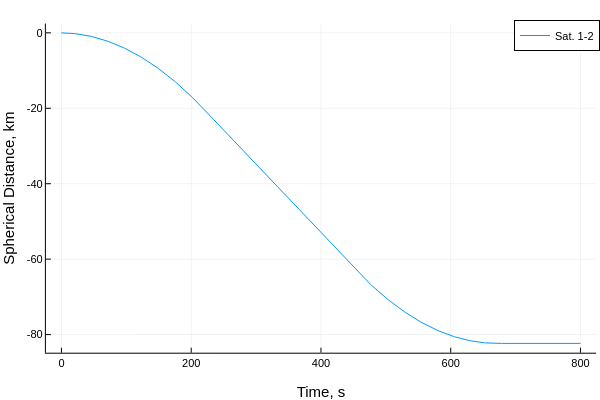

Here is the notebook cell this chart was saved with:
### Code cell
plot(thist,a_mks*Ωhist[2:end,:],label=permutedims(mylabel))
plot!(xlabel="Time, s", ylabel = "Spherical Distance, km")

### Figure 1 — Plotly figure (JSON) as saved in the notebook; plotly's stock layout.template omitted (floating-point values rounded to 4 significant figures; data arrays with more than 128 entries replaced by an {"elided": "..."} marker saying what was removed)
{"data": [{"colorbar": {"title": ""}, "legendgroup": "Sat. 1-2", "line": {"color": "rgba(0, 154, 250, 1.000)", "dash": "solid", "shape": "linear", "width": 1}, "mode": "lines", "name": "Sat. 1-2", "showlegend": true, "type": "scatter", "x": {"elided": "401 int values"}, "xaxis": "x", "y": {"elided": "401 float values"}, "yaxis": "y", "zmax": null, "zmin": null}], "layout": {"annotations": [], "height": 400, "legend": {"bgcolor": "rgba(255, 255, 255, 1.000)", "bordercolor": "rgba(0, 0, 0, 1.000)", "borderwidth": 1, "font": {"color": "rgba(0, 0, 0, 1.000)", "family": "sans-serif", "size": 11}, "title": {"font": {"color": "rgba(0, 0, 0, 1.000)", "family": "sans-serif", "size": 15}, "text": ""}, "tracegroupgap": 0, "traceorder": "normal", "x": 1, "xanchor": "auto", "y": 1, "yanchor": "auto"}, "margin": {"b": 20, "l": 0, "r": 0, "t": 20}, "paper_bgcolor": "rgba(255, 255, 255, 1.000)", "plot_bgcolor": "rgba(255, 255, 255, 1.000)", "showlegend": true, "width": 600, "xaxis": {"anchor": "y", "domain": [0.07647, 0.9934], "gridcolor": "rgba(0, 0, 0, 0.100)", "gridwidth": 0.5, "linecolor": "rgba(0, 0, 0, 1.000)", "mirror": false, "range": [-24, 824], "showgrid": true, "showline": true, "showticklabels": true, "tickangle": 0, "tickcolor": "rgb(0, 0, 0)", "tickfont": {"color": "rgba(0, 0, 0, 1.000)", "family": "sans-serif", "size": 11}, "tickmode": "array", "ticks": "inside", "ticktext": ["0", "200", "400", "600", "800"], "tickvals": [0, 200, 400, 600, 800], "title": "Time, s", "titlefont": {"color": "rgba(0, 0, 0, 1.000)", "family": "sans-serif", "size": 15}, "type": "-", "visible": true, "zeroline": false, "zerolinecolor": "rgba(0, 0, 0, 1.000)"}, "yaxis": {"anchor": "x", "domain": [0.07581, 0.9902], "gridcolor": "rgba(0, 0, 0, 0.100)", "gridwidth": 0.5, "linecolor": "rgba(0, 0, 0, 1.000)", "mirror": false, "range": [-84.8, 2.468], "showgrid": true, "showline": true, "showticklabels": true, "tickangle": 0, "tickcolor": "rgb(0, 0, 0)", "tickfont": {"color": "rgba(0, 0, 0, 1.000)", "family": "sans-serif", "size": 11}, "tickmode": "array", "ticks": "inside", "ticktext": ["-80", "-60", "-40", "-20", "0"], "tickvals": [-80, -60, -40, -20, 0], "title": "Spherical Distance, km", "titlefont": {"color": "rgba(0, 0, 0, 1.000)", "family": "sans-serif", "size": 15}, "type": "-", "visible": true, "zeroline": false, "zerolinecolor": "rgba(0, 0, 0, 1.000)"}}}
